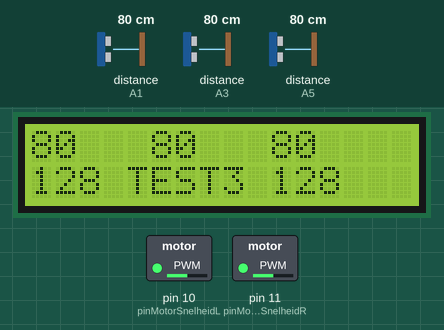
Recording of a sketch running on a simulated Arduino Uno, built with avr-gcc and run on an emulated ATmega328P. Shown: 16×2 character LCD, switched loads named in the sketch (green lamp = pin HIGH). Wiring (inferred from the names in the program): 3 × ultrasonic range finder: trigger A0, echo A1 / trigger A2, echo A3 / trigger A4, echo A5. The inputs (shaded band) are chosen by the test bench; at power-on: distance to the obstacle (sensors on A1, A3, A5) 80 cm. The echo pulse lasts 58.3 µs per cm; pins used as bus, display or sensor lines are not drawn; what the sketch prints to the serial monitor is not drawn.

Above: at 3.2 s.
3.3 s: distance to the obstacle (sensor on A1) set to 35 cm
At 4.4 s:
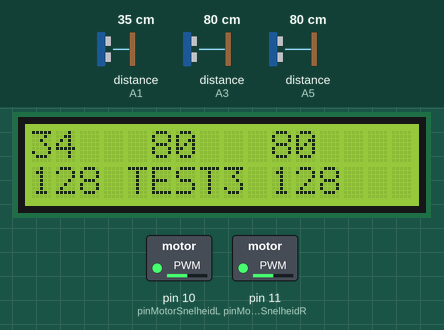
4.9 s: distance to the obstacle (sensor on A3) set to 60 cm
6.4 s: distance to the obstacle (sensor on A5) set to 60 cm
At 6.8 s:
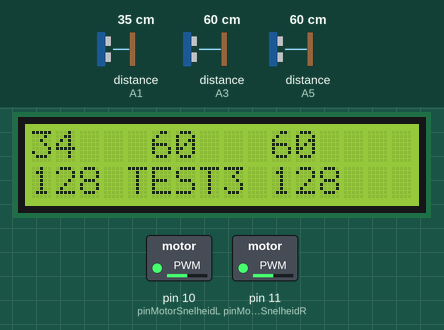
7.9 s: distance to the obstacle (sensor on A3) set to 250 cm
At 8.13 s:
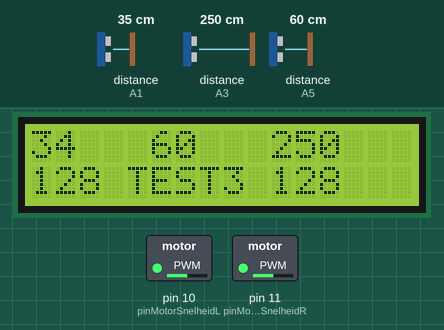
9.5 s: distance to the obstacle (sensor on A1) set to 120 cm
At 10.2 s:
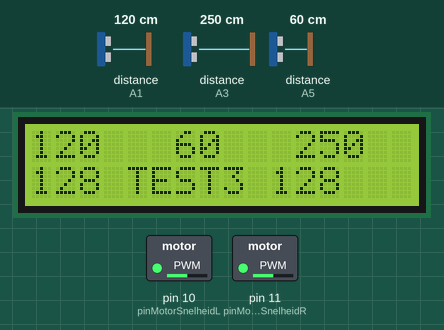
11.0 s: distance to the obstacle (sensor on A5) set to 299 cm
At 11.6 s:
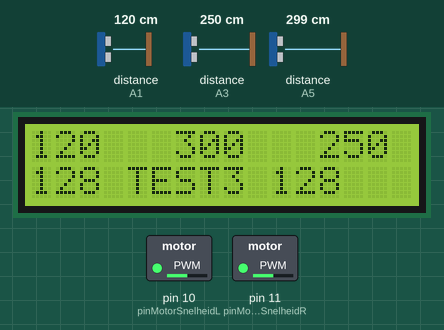
Timing chart, 0 to 13.6 s (numbered marks = the images above; inputs shaded):
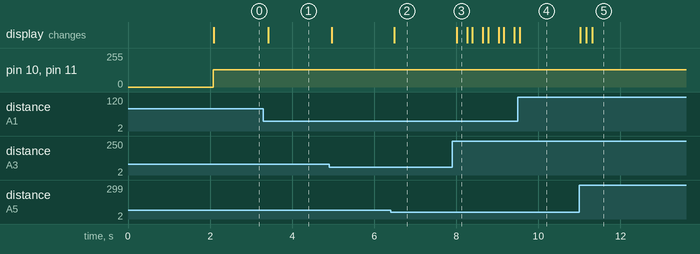

The sketch:

eindcode.ino
```cpp
#include <LiquidCrystal.h>

/*****************************************
   variabelen die je gebruikt
 *****************************************/

// initialize het display
// de helderheid van het display regel je met de potmeter op de auto,
// daarvoor is geen code nodig
LiquidCrystal lcd(7, 6, 5, 4, 3, 2);

// gebruikte pinnen
const int pinAfstandTrigM = A4; // afstandssensor midden
const int pinAfstandEchoM = A5; // afstandssensor midden
const int pinAfstandTrigR = A2; // afstandssensor rechts
const int pinAfstandEchoR = A3; // afstandssensor rechts
const int pinAfstandTrigL = A0; // afstandssensor links
const int pinAfstandEchoL = A1; // afstandssensor links
const int pinMotorSnelheidR = 11; // motor rechts
const int pinMotorSnelheidL = 10; // motor links

// variabelen om waarden van sensoren en actuatoren te onthouden
long afstandR = 0;
long afstandL = 0;
long afstandM = 0;
int snelheidR = 2;
int  snelheidL = 2;
String regelBoven = "";
String regelOnder = "";

// variabelen voor de toestanden maken
// toestanden:
const int RECHTSAF = 1;
const int LINKSAF = 2;
const int VOORUIT = 3;
const int WACHT = 4;
int toestand = RECHTSAF;

/*****************************************
   functies die je gebruikt
 *****************************************/

// functie om afstandssensor uit te lezen
long readDistance(int triggerPin, int echoPin)
{
  long echoTime = 0;
  pinMode(triggerPin, OUTPUT);  // Clear the trigger
  digitalWrite(triggerPin, LOW);
  delayMicroseconds(2);
  // Sets the trigger pin to HIGH state for 10 microseconds
  digitalWrite(triggerPin, HIGH);
  delayMicroseconds(10);
  digitalWrite(triggerPin, LOW);
  pinMode(echoPin, INPUT);
  // Reads the echo pin, and returns the sound wave travel time in microseconds
  // timeout after 30.000 microseconds (around 5 meters)
  echoTime = pulseIn(echoPin, HIGH, 30000);
  if (echoTime == 0) {
    echoTime = 30000;
  }
  return echoTime;
}


/*****************************************
   setup() en loop()
 *****************************************/

void setup() {
  // pinnen voor afstandssensor worden
  // voor elke meting in readDistance()
  // in de goede mode gezet

  // zet pinmode voor motor aansturing via PWM
  pinMode(pinMotorSnelheidL, OUTPUT);
  pinMode(pinMotorSnelheidR, OUTPUT);

  // set up the LCD's number of columns and rows:
  lcd.begin(16, 2);

  // enable console
  Serial.begin(9600);

  // opstart bericht op console en seriële monitor
  lcd.setCursor(0, 0); // zet cursor op het begin van de bovenste regel
  lcd.print("Prototype");
  lcd.setCursor(0, 1); // zet cursor op het begin van de onderste regel
  lcd.print("1");
  delay(2000); // wachttijd om het display te lezen en de auto neer te zetten

  // zet toestanden en in beginstand
  toestand = VOORUIT;
}

void loop() {
  // lees afstandssensoren uit
  // dit is nodig voor alle test toestanden
  // omrekenen naar centimeters = milliseconden / 29 / 2
  afstandR = readDistance(pinAfstandTrigR, pinAfstandEchoR) / 29 / 2;
  afstandL = readDistance(pinAfstandTrigL, pinAfstandEchoL) / 29 / 2;
  afstandM = readDistance(pinAfstandTrigM, pinAfstandEchoM) / 29 / 2;

  // bepaal toestand

if (toestand == VOORUIT) {
    if (afstandM < 20 && afstandR < 20 && afstandL > 20) { // Gaat naar rechts, maar de snelheidR > snelheidL zodat hij geen rondje draait maar langzaam roteert.
    snelheidR = 135;
    snelheidL = 128;
    } else if (afstandM < 20 && afstandL < 20 && afstandR > 20) {  // Gaat naar rechts, maar de snelheidR < snelheidL zodat hij geen rondje draait maar langzaam roteert.
          snelheidR = 128;
    snelheidL = 135;
  } else if (afstandM > 30) { // Gaat naar voren als de afstandM middensensor groter is dan 30
    snelheidR = 128;
    snelheidL = 128;
    } else if (afstandM < 20 && afstandL < 20 && afstandR < 20) { // Als er bij elke sensor minder dan 20 is dan stopt de auto.
     snelheidR = 0;
    snelheidL = 0;
    } else { // Als hij geen enkele toestand kan vinden waar het past wordt de snelheid heel traag (110)
      snelheidR = 110;
      snelheidL = 110;
    }
  }


  // zet waarden voor acturatoren, voor alle toestanden
  // zet motorsnelheid
  analogWrite(pinMotorSnelheidR, snelheidR);
  analogWrite(pinMotorSnelheidL, snelheidL);
  // zet tekst op display
  regelBoven = String(afstandL) + "   " +
               String(afstandM) + "   " +
               String(afstandR) + "   ";
  regelOnder = String(snelheidL) +
               " TEST" + String(toestand) + " " +
               String(snelheidR) + "      ";
  lcd.setCursor(0, 0); // zet cursor op het begin van de bovenste regel
  lcd.print(regelBoven);
  lcd.setCursor(0, 1); // zet cursor op het begin van de onderste regel
  lcd.print(regelOnder);
  // zet debug info op de seriële monitor
  Serial.print(regelBoven);
  Serial.print("--");
  Serial.println(regelOnder);

  // vertraging om te zorgen dat de seriële monitor de berichten bijhoudt
  delay(100);
}
```

Measured:
- after the input at 3.3 s, the display: changes after 0.12 s (image 1)
- after the input at 6.4 s, the display: changes after 0.09 s (image 2)
- after the input at 7.9 s, the display: changes after 0.11 s (image 3)
- after the input at 9.5 s, the display: changes after 0.05 s (image 4)
- after the input at 11.0 s, the display: changes at once (image 5)
